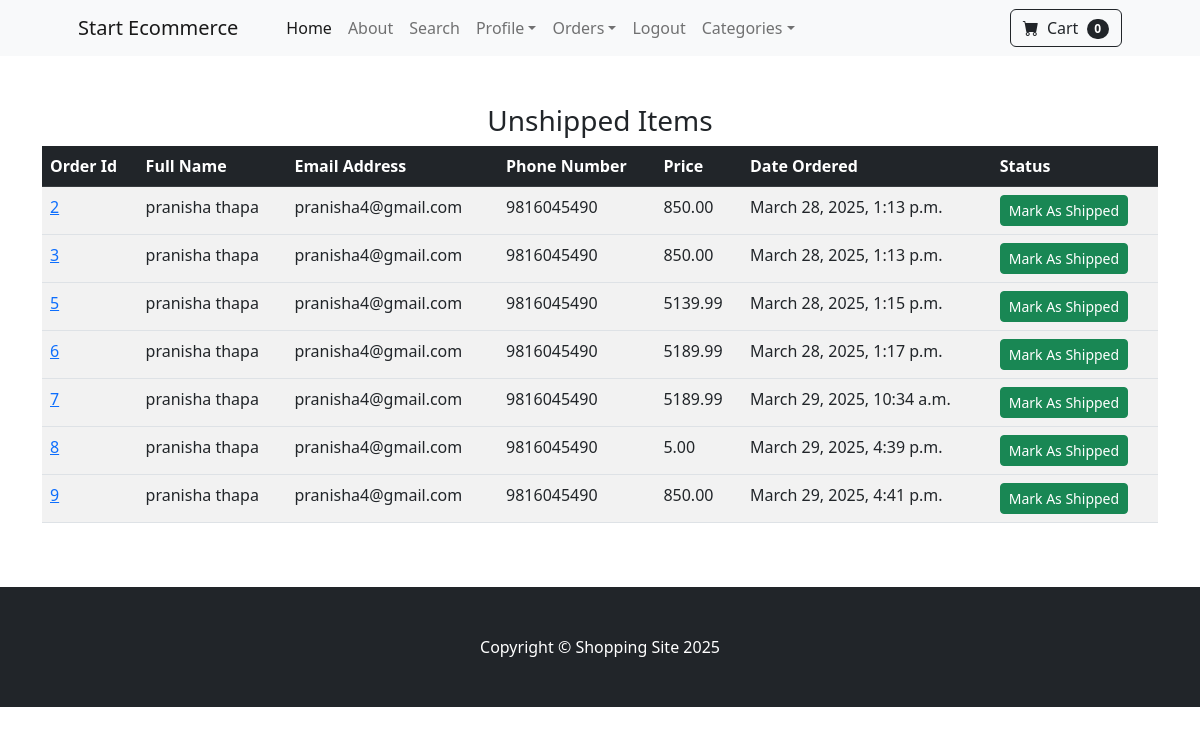
The app's page /payment/unshipped_dash (signed in) with its own data.
### payment/models.py (models this page shows, shortened)
class Order(models.Model):
    user=models.ForeignKey(User,on_delete=models.CASCADE,null=True,blank=True)
    full_name=models.CharField(max_length=200)
    email=models.EmailField(max_length=200)
    phone_number=models.CharField(max_length=15,blank=True)
    shipping_address=models.TextField(max_length=500)
    amount_paid=models.DecimalField(max_digits=10,decimal_places=2)
    date_ordered=models.DateTimeField(auto_now_add=True)
    shipped=models.BooleanField(default=False)
    date_shipped=models.DateTimeField(blank=True,null=True)

### payment/views.py (the view, shortened to what this page needs)
# urls.py: path('unshipped_dash',views.unshipped_dash,name='unshipped_dash'),
def unshipped_dash(request):
    if request.user.is_authenticated and request.user.is_superuser:
        orders = Order.objects.filter(shipped=False)
        return render(request, 'unshipped_dash.html', {'orders': orders})
    else:
        messages.success(request, 'Access Denied')
        return redirect('index')

### cart/cart.py (called while the page is built)
    def __len__(self):
        return len(self.cart)

### cart/context_processors.py (called while the page is built)
def cart(request):
    return {'cart': Cart(request)}

### payment/templates/unshipped_dash.html (shortened to what this page needs)
{% extends "base.html" %}
{% block content%}
<!DOCTYPE html>
<html>
    <head>
    </head>
    <body>
        <div class="container">
            <div class="row">
                <center>
                    <div class="col-12">
                        <br><br>
                        <h3>Unshipped Items</h3>
                        <table class="table table-striped">
                            <thead class="table-dark">
                              <tr>
                                <th scope="col">Order Id</th>
                                <th scope="col">Full Name</th>
                                <th scope="col">Email Address</th>
                                <th scope="col">Phone Number</th>
                                 <th scope="col">Price</th>
                                 <th scope="col">Date Ordered</th>
                                 <th scope="col">Status</th>
                              </tr>
                            </thead>
                            {% for items in orders %}
                            <tbody>
                              <tr>
                                <td><a href="{% url 'orders' items.id %}">{{items.id}}</a></td>
                                <td>{{items.full_name}}</td>
                                <td>{{items.email}}</td>
                                <td>{{items.phone_number}}</td>
                                <td>{{items.amount_paid}}</td>
                                <td>{{items.date_ordered}}</td>
                                <td>
                                    <form action="" method="POST">
                                        <button type="submit" class="btn btn-success btn-sm">Mark As Shipped</button>
                                    </form>
                                </td>
                              </tr>
                            </tbody>
                            {% endfor %}
                          </table>
                        <br><br>
                    </div>
                </center>
            </div>
            </div>
    </body>
</html>
{% endblock %}

### records on screen
Order: id "2", full_name "pranisha thapa", email "pranisha4@gmail.com", phone_number "9816045490", amount_paid "850.00", date_ordered "March 28, 2025, 1:13 p.m."
Order: id "3", full_name "pranisha thapa", email "pranisha4@gmail.com", phone_number "9816045490", amount_paid "850.00", date_ordered "March 28, 2025, 1:13 p.m."
Order: id "5", full_name "pranisha thapa", email "pranisha4@gmail.com", phone_number "9816045490", amount_paid "5139.99", date_ordered "March 28, 2025, 1:15 p.m."
Order: id "6", full_name "pranisha thapa", email "pranisha4@gmail.com", phone_number "9816045490", amount_paid "5189.99", date_ordered "March 28, 2025, 1:17 p.m."
Order: id "7", full_name "pranisha thapa", email "pranisha4@gmail.com", phone_number "9816045490", amount_paid "5189.99", date_ordered "March 29, 2025, 10:34 a.m."
Order: id "8", full_name "pranisha thapa", email "pranisha4@gmail.com", phone_number "9816045490", amount_paid "5.00", date_ordered "March 29, 2025, 4:39 p.m."
Order: id "9", full_name "pranisha thapa", email "pranisha4@gmail.com", phone_number "9816045490", amount_paid "850.00", date_ordered "March 29, 2025, 4:41 p.m."

### other values on screen
{{ cart|length }} "0"
